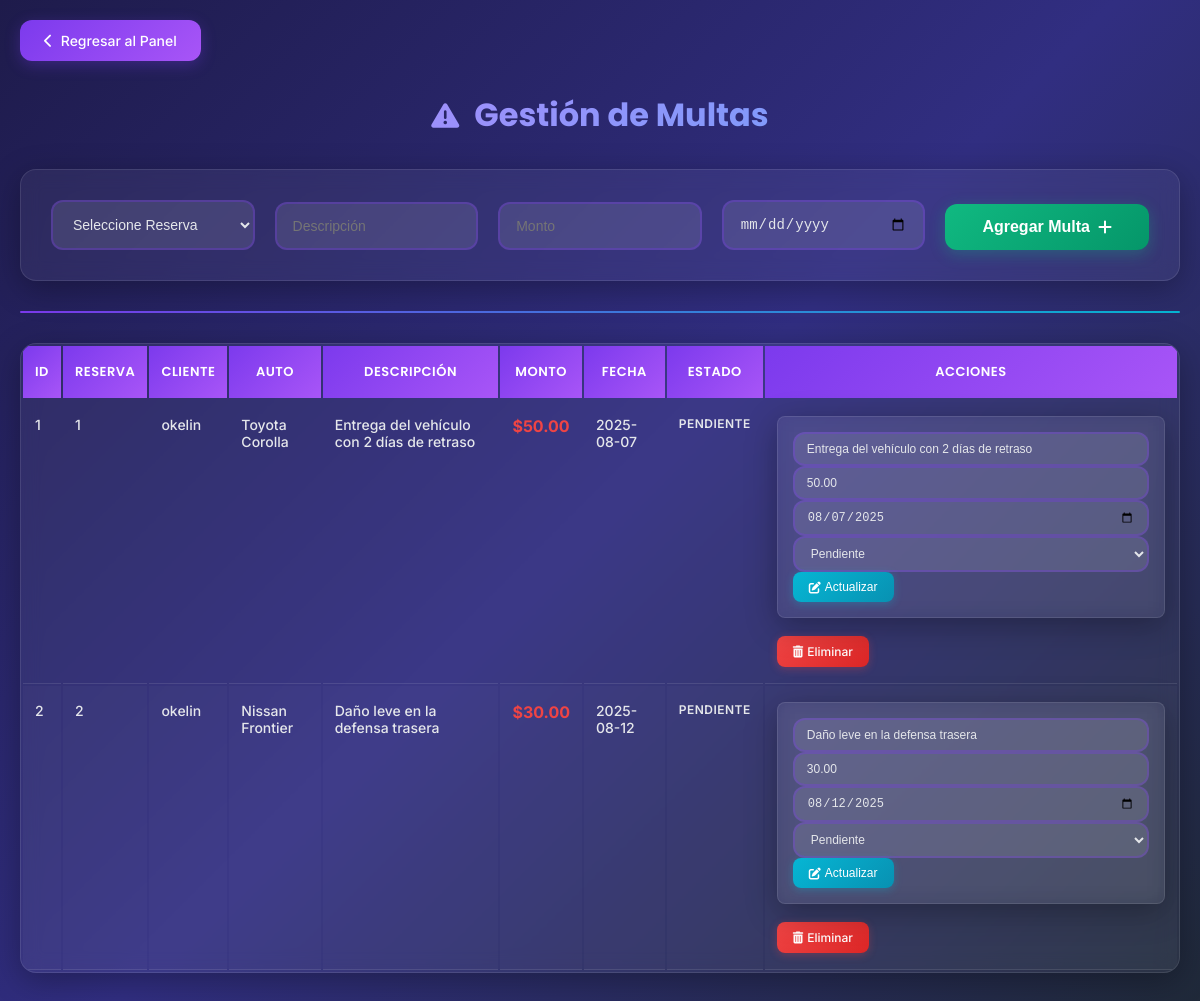
The page /nav/multas.php (signed in) on the database its author committed.
### tables this page shows
CREATE TABLE `multas` (
  `id_multa` int(11) NOT NULL,
  `id_reserva` int(11) DEFAULT NULL,
  `tipo_multa` enum('retraso','daño') DEFAULT NULL,
  `descripcion` text DEFAULT NULL,
  `monto` decimal(10,2) DEFAULT NULL,
  `fecha_multa` date DEFAULT NULL,
  `estado_pago` enum('pendiente','pagado') DEFAULT 'pendiente'
);

CREATE TABLE `reservas` (
  `id_reserva` int(11) NOT NULL,
  `id_usuario` int(11) DEFAULT NULL,
  `id_auto` int(11) DEFAULT NULL,
  `fecha_inicio` date DEFAULT NULL,
  `fecha_fin` date DEFAULT NULL,
  `estado_reserva` enum('pendiente','confirmada','cancelada','finalizada') DEFAULT 'pendiente'
);

CREATE TABLE `usuarios` (
  `id_usuario` int(11) NOT NULL,
  `nombre_completo` varchar(100) DEFAULT NULL,
  `email` varchar(100) DEFAULT NULL,
  `telefono` varchar(20) DEFAULT NULL,
  `direccion` varchar(150) DEFAULT NULL,
  `dui` varchar(20) DEFAULT NULL,
  `usuario` varchar(50) DEFAULT NULL,
  `clave` varchar(255) DEFAULT NULL,
  `rol` enum('cliente','empleado','administrador') NOT NULL
);

CREATE TABLE `autos` (
  `id_auto` int(11) NOT NULL,
  `marca` varchar(50) DEFAULT NULL,
  `modelo` varchar(50) DEFAULT NULL,
  `tipo` varchar(50) DEFAULT NULL,
  `año` year(4) DEFAULT NULL,
  `placa` varchar(20) DEFAULT NULL,
  `estado` enum('disponible','en alquiler','mantenimiento','no disponible') DEFAULT 'disponible',
  `precio_dia` decimal(10,2) DEFAULT NULL,
  `imagen` varchar(255) DEFAULT NULL
);

### nav/multas.php (the view, shortened to what this page needs)
<?php
require_once "../conexion.php";
$sql = "SELECT m.*, r.id_reserva, u.nombre_completo, a.marca, a.modelo
        FROM Multas m
        INNER JOIN Reservas r ON m.id_reserva = r.id_reserva
        INNER JOIN Usuarios u ON r.id_usuario = u.id_usuario
        INNER JOIN Autos a ON r.id_auto = a.id_auto";
$multas = mysqli_query($conexion, $sql);
?>
<!DOCTYPE html>
<html>
<head>
    <link rel="stylesheet" href="https://cdnjs.cloudflare.com/ajax/libs/font-awesome/6.4.0/css/all.min.css">
</head>
<body>
    <div class="container">
        <a href="<?php
        if(isset($_SESSION['rol'])) {
            echo $_SESSION['rol'] === 'administrador' ? '../bienvenida_admin.php' : '../bienvenida_empleado.php';
        } else {
            echo '../login.php';
        }
    ?>" class="btn-regresar">Regresar al Panel</a>
        <h1>Gestión de Multas</h1>
        <form method="POST">
            <select name="id_reserva" required>
                <option value="">Seleccione Reserva</option>
            </select>
            <input type="text" name="descripcion" placeholder="Descripción" required>
            <input type="number" step="0.01" name="monto" placeholder="Monto" required>
            <input type="date" name="fecha_multa" required>
            <button type="submit" name="agregar">Agregar Multa</button>
        </form>
        <hr>
        <table>
            <thead>
                <tr>
                    <th>ID</th>
                    <th>Reserva</th>
                    <th>Cliente</th>
                    <th>Auto</th>
                    <th>Descripción</th>
                    <th>Monto</th>
                    <th>Fecha</th>
                    <th>Estado</th>
                    <th>Acciones</th>
                </tr>
            </thead>
            <tbody>
                <?php while ($m = mysqli_fetch_assoc($multas)) { ?>
                    <tr>
                        <td data-label="ID"><?= $m['id_multa'] ?></td>
                        <td data-label="Reserva"><?= $m['id_reserva'] ?></td>
                        <td data-label="Cliente"><?= $m['nombre_completo'] ?></td>
                        <td data-label="Auto"><?= $m['marca'] ?> <?= $m['modelo'] ?></td>
                        <td data-label="Descripción"><?= $m['descripcion'] ?></td>
                        <td data-label="Monto">$<?= $m['monto'] ?></td>
                        <td data-label="Fecha"><?= $m['fecha_multa'] ?></td>
                        <td data-label="Estado"><?= $m['estado_pago'] ?></td>
                        <td data-label="Acciones">
                            <form method="POST" style="display:inline-block">
                                <input type="text" name="descripcion" value="<?= $m['descripcion'] ?>" required>
                                <input type="number" step="0.01" name="monto" value="<?= $m['monto'] ?>" required>
                                <input type="date" name="fecha_multa" value="<?= $m['fecha_multa'] ?>" required>
                                <select name="estado_pago">
                                    <option value="pendiente" <?= $m['estado_pago']=='pendiente'?'selected':'' ?>>Pendiente</option>
                                </select>
                                <button type="submit" name="editar">Actualizar</button>
                            </form>
                            <a href="gestion_multas.php?eliminar=<?= $m['id_multa'] ?>" onclick="return confirm('¿Eliminar multa?')">Eliminar</a>
                        </td>
                    </tr>
                <?php } ?>
            </tbody>
        </table>
    </div>
</body>
</html>

### nav/multas.php (style rules this page uses)
* { margin: 0; padding: 0; box-sizing: border-box; }
body { font-family: 'Inter', sans-serif; background: linear-gradient(135deg, #1e1b4b 0%, #312e81 50%, #1f2937 100%); min-height: 100vh; color: #e5e7eb; padding: 20px; }
.container { max-width: 1400px; margin: 0 auto; }
.btn-regresar { display: inline-flex; align-items: center; gap: 8px; background: linear-gradient(135deg, #7c3aed 0%, #a855f7 100%); color: white; text-decoration: none; padding: 12px 24px; border-radius: 12px; font-weight: 500; font-size: 14px; box-shadow: 0 4px 15px rgba(124, 58, 237, 0.3); transition: all 0.3s ease; margin-bottom: 30px; }
.btn-regresar::before { content: '\f053'; font-family: 'Font Awesome 6 Free'; font-weight: 900; }
h1 { font-family: 'Poppins', sans-serif; font-size: 32px; font-weight: 700; background: linear-gradient(135deg, #c084fc 0%, #60a5fa 100%); -webkit-background-clip: text; -webkit-text-fill-color: transparent; background-clip: text; margin-bottom: 30px; text-align: center; display: flex; align-items: center; justify-content: center; gap: 15px; }
h1::before { content: '\f071'; font-family: 'Font Awesome 6 Free'; font-weight: 900; color: #ef4444; font-size: 28px; }
form:first-of-type { background: rgba(255, 255, 255, 0.05); backdrop-filter: blur(10px); border: 1px solid rgba(255, 255, 255, 0.1); border-radius: 16px; padding: 30px; margin-bottom: 30px; box-shadow: 0 8px 32px rgba(0, 0, 0, 0.3); display: grid; grid-template-columns: repeat(auto-fit, minmax(200px, 1fr)); gap: 20px; align-items: end; }
select, input[type="text"], input[type="number"], input[type="date"] { background: rgba(255, 255, 255, 0.1); border: 2px solid rgba(124, 58, 237, 0.3); border-radius: 12px; padding: 14px 16px; color: #e5e7eb; font-size: 14px; font-weight: 500; transition: all 0.3s ease; width: 100%; }
select option { background: #1f2937; color: #e5e7eb; padding: 10px; }
button[name="agregar"] { background: linear-gradient(135deg, #10b981 0%, #059669 100%); color: white; border: none; padding: 14px 28px; border-radius: 12px; font-weight: 600; font-size: 16px; cursor: pointer; transition: all 0.3s ease; box-shadow: 0 4px 15px rgba(16, 185, 129, 0.3); display: flex; align-items: center; justify-content: center; gap: 8px; }
button[name="agregar"]::after { content: '\f067'; font-family: 'Font Awesome 6 Free'; font-weight: 900; }
hr { border: none; height: 2px; background: linear-gradient(135deg, #7c3aed, #06b6d4); margin: 30px 0; border-radius: 2px; }
table { width: 100%; background: rgba(255, 255, 255, 0.05); backdrop-filter: blur(10px); border: 1px solid rgba(255, 255, 255, 0.1); border-radius: 16px; overflow: hidden; box-shadow: 0 8px 32px rgba(0, 0, 0, 0.3); margin-bottom: 40px; }
th { background: linear-gradient(135deg, #7c3aed 0%, #a855f7 100%); color: white; padding: 16px 12px; font-family: 'Poppins', sans-serif; font-weight: 600; font-size: 13px; text-transform: uppercase; letter-spacing: 0.5px; }
td { padding: 16px 12px; border-bottom: 1px solid rgba(255, 255, 255, 0.1); font-weight: 500; font-size: 14px; vertical-align: top; }
tr:nth-child(even) { background: rgba(255, 255, 255, 0.02); }
td:nth-child(6) { font-weight: 700; color: #ef4444; font-size: 16px; }
td:nth-child(8) { font-weight: 600; text-transform: uppercase; font-size: 12px; letter-spacing: 0.5px; }
form[style*="inline-block"] { background: rgba(255, 255, 255, 0.05); padding: 15px; border-radius: 8px; margin-bottom: 10px; display: flex; flex-wrap: wrap; gap: 8px; align-items: center; }
form[style*="inline-block"] input, form[style*="inline-block"] select { padding: 8px 12px; font-size: 12px; min-width: 120px; }
button[name="editar"] { background: linear-gradient(135deg, #06b6d4 0%, #0891b2 100%); color: white; border: none; padding: 8px 16px; border-radius: 8px; font-weight: 500; font-size: 12px; cursor: pointer; transition: all 0.3s ease; box-shadow: 0 2px 8px rgba(6, 182, 212, 0.3); display: inline-flex; align-items: center; gap: 4px; }
button[name="editar"]::before { content: '\f044'; font-family: 'Font Awesome 6 Free'; font-weight: 900; }
a[href*="eliminar"] { background: linear-gradient(135deg, #ef4444 0%, #dc2626 100%); color: white; text-decoration: none; padding: 8px 16px; border-radius: 8px; font-weight: 500; font-size: 12px; transition: all 0.3s ease; box-shadow: 0 2px 8px rgba(239, 68, 68, 0.3); display: inline-flex; align-items: center; gap: 4px; margin-top: 8px; }
a[href*="eliminar"]::before { content: '\f2ed'; font-family: 'Font Awesome 6 Free'; font-weight: 900; }

### rows shown on the page
multas: id_multa "1", id_reserva.id_reserva "1", usuarios.nombre_completo "okelin", autos.marca "Toyota", autos.modelo "Corolla", descripcion "Entrega del vehículo con 2 días de retraso", monto "50.00", fecha_multa "2025-08-07", estado_pago "PENDIENTE", fecha_multa "08/07/2025", estado_pago "Pendiente"
multas: id_multa "2", id_reserva.id_reserva "2", usuarios.nombre_completo "okelin", autos.marca "Nissan", autos.modelo "Frontier", descripcion "Daño leve en la defensa trasera", monto "30.00", fecha_multa "2025-08-12", estado_pago "PENDIENTE", fecha_multa "08/12/2025", estado_pago "Pendiente"
